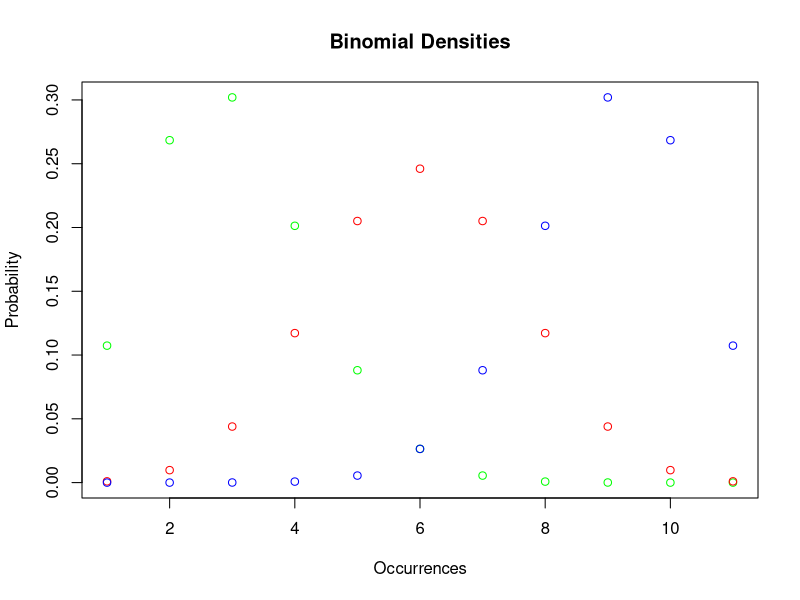

Source code (R):
## ---- chunk 1
knitr::opts_chunk$set(echo = TRUE, warning=FALSE, message=FALSE)
knitr::opts_chunk$set(tidy = TRUE)
knitr::opts_chunk$set(tidy.opts=list(width.cutoff=36))
knitr::opts_chunk$set(size = "small")
knitr::opts_hooks$set(fig.width = function(options) {
  if (options$fig.width < options$fig.height) {
    options$fig.width = options$fig.height
  }
  options
})
knitr::knit_hooks$set(mysize = function(before, options, envir) {
  if (before) 
    return(options$size)
})
## ---- chunk 2
require(ggplot2)
x <- 0:10
n <- max(x)
p <- c(0.2,0.5,0.8)
x1 <- dbinom(x, n, p)
plot(dbinom(0:10, 10, .2), xlab = "Occurrences", ylab = "Probability", main = "Binomial Densities", col = "green")
points(dbinom(0:10, 10, .5), col = "red")
points(dbinom(0:10, 10, .8), col = "blue")
